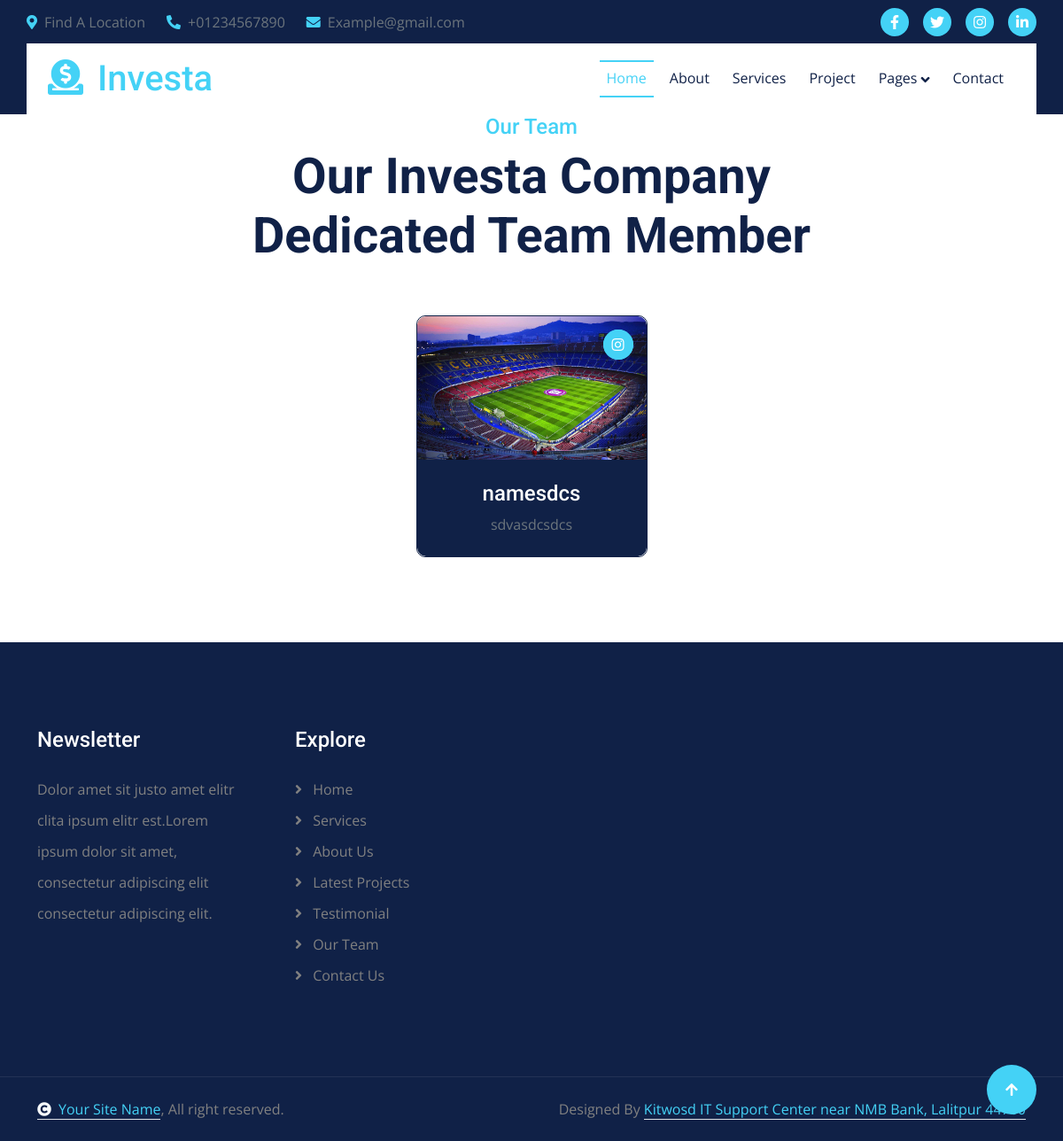
Before: /team/ with the older database file.
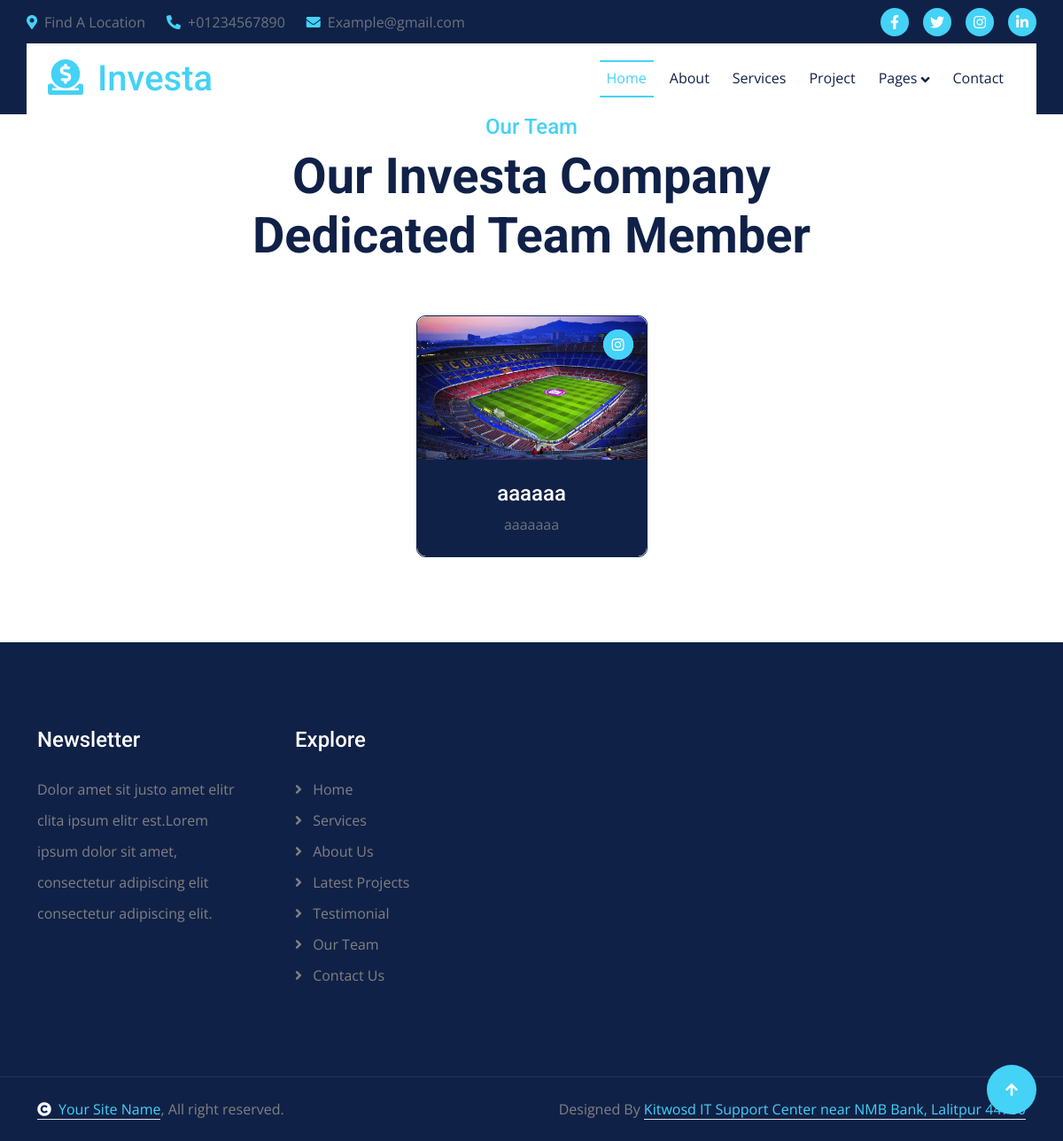
After: the same page with the newer database file.
### apps/models.py (models this page shows, shortened)
class Team(models.Model):
    name = models.CharField(max_length=200)
    position = models.TextField()
    image = models.ImageField(upload_to='Team/')
    instagram_link = models.URLField(blank=True, null=True)
    facebook_link = models.URLField(blank=True, null=True)
    twitter_link = models.URLField(blank=True, null=True)

### apps/views.py (the view)
# urls.py: path('team/',team,name='team'),
def team(request):
    teams = Team.objects.all()
    context = {
        'teams' : teams,
    }
    return render(request, 'team.html',context)

### apps/templates/team.html (shortened to what this page needs)
{% extends 'base.html' %}
{% load static %}
{% block content %}
        <div class="container-fluid team pb-5">
            <div class="container pb-5">
                <div class="text-center mx-auto pb-5 wow fadeInUp" data-wow-delay="0.1s" style="max-width: 800px;">
                    <h4 class="text-primary">Our Team</h4>
                    <h1 class="display-4">Our Investa Company Dedicated Team Member</h1>
                </div>
                <div class="row g-4 justify-content-center">
                    <div class="col-sm-6 col-md-6 col-lg-4 col-xl-3 wow fadeInUp" data-wow-delay="0.1s">
                        {%for team in teams %}
                        <div class="team-item rounded">
                            <div class="team-img">
                                <img src="{{ team.image.url }}" class="img-fluid w-100 rounded-top" alt="Image">
                                <div class="team-icon">
                                    <a class="btn btn-primary btn-sm-square text-white rounded-circle mb-3" href=""></a>
                                    <div class="team-icon-share">
                                        <a class="btn btn-primary btn-sm-square text-white rounded-circle mb-0" href="{{team.twitter_link}}"><i class="fab fa-instagram"></i></a>
                                    </div>
                                </div>
                            </div>
                            <div class="team-content bg-dark text-center rounded-bottom p-4">
                                <div class="team-content-inner rounded-bottom">
                                    <h4 class="text-white">{{team.name}}</h4>
                                    <p class="text-muted mb-0">{{team.position}}</p>
                                </div>
                            </div>
                        </div>
                        {% endfor %}
                    </div>
                            </div>
                        </div>
                    </div>
      {% endblock %}

Changed rows visible on the page:
removed Team: image (picture), name "namesdcs", position "sdvasdcsdcs"
added Team: image (picture), name "aaaaaa", position "aaaaaaa"
